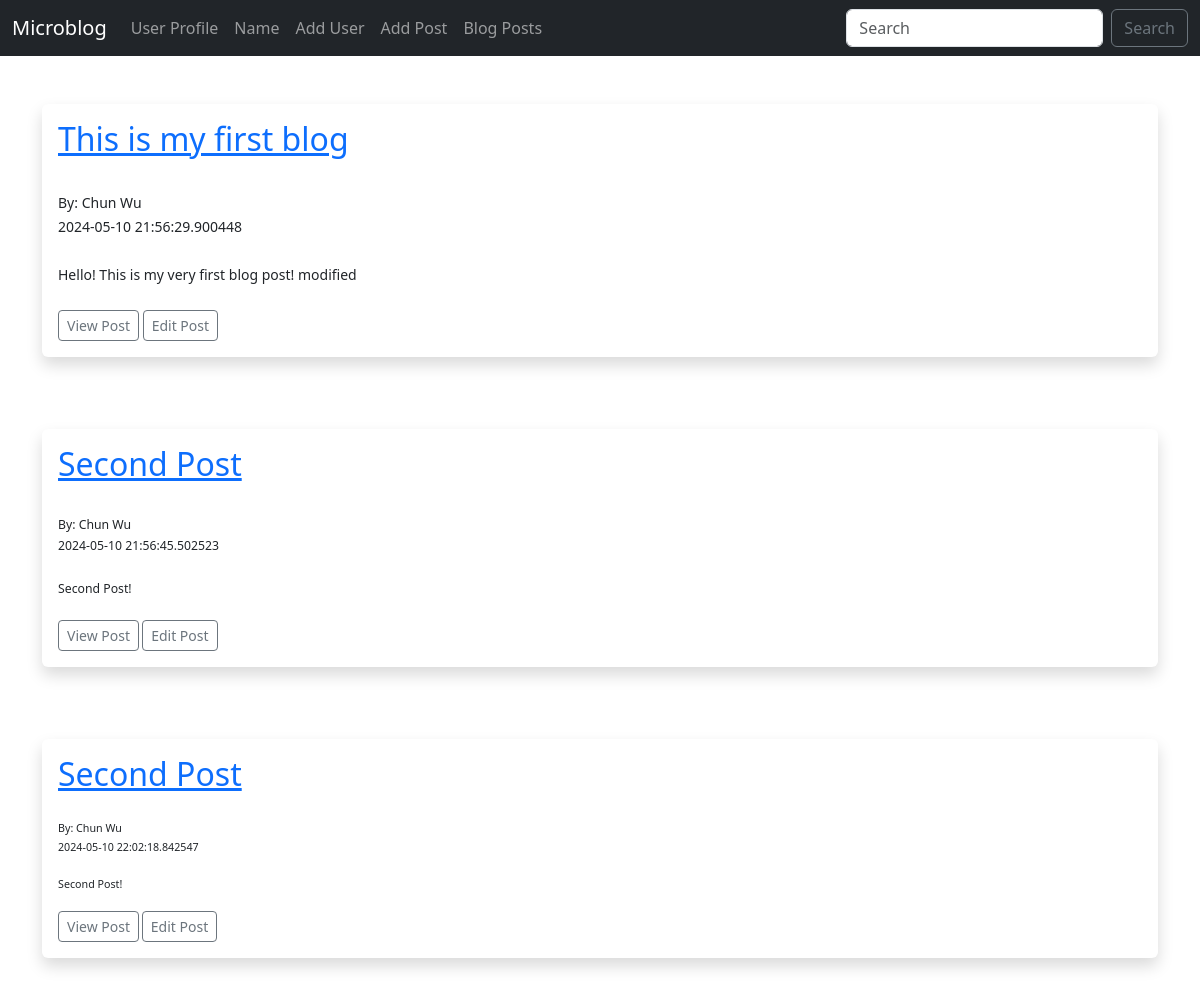
The page /posts on the database its author committed.
### app/models.py (models this page shows)
class Post(db.Model):
    id = db.Column(db.Integer, primary_key=True)
    title = db.Column(db.String(255))
    content = db.Column(db.Text)
    author = db.Column(db.String(255))
    date_posted = db.Column(db.DateTime, default=datetime.utcnow)
    slug = db.Column(db.String(255))

### app/routes.py (the view)
@app.route("/posts", methods=["GET"])
def posts():
    posts = Post.query.order_by(Post.date_posted)
    return render_template("posts.html", posts=posts)

### app/templates/posts.html (shortened to what this page needs)
{% extends "base.html" %}
{% block content %}
<br />
{% for post in posts %}
<div class="shadow p-3 mb-5 bg-body rounded">
    <h2><a href="{{ url_for('post', id=post.id)}}">{{ post.title }}</a></h2><br />
    <small>By: {{ post.author }}<br/>
    {{ post.date_posted }}<br /><br />
    {{ post.content }}<br /><br />
    <a href="{{ url_for('post', id=post.id)}}" class="btn btn-outline-secondary btn-sm">View Post</a>
    <a href="{{ url_for('edit_post', id=post.id)}}" class="btn btn-outline-secondary btn-sm">Edit Post</a>
</div>
<br />
{% endfor%}
{% endblock %}

### app/templates/base.html (shortened to what this page needs)
<!DOCTYPE html>
<html lang="en">
<head>
    <link href="https://cdn.jsdelivr.net/npm/bootstrap@5.3.3/dist/css/bootstrap.min.css" rel="stylesheet"
>
    <link href="{{ url_for('static',filename='css/style.css') }}" rel="stylesheet">
</head>
<body>
    {% include 'navbar.html' %}
    <br />
    <div class="container">
        {% block content %}{% endblock %}
    </div>
</body>
</html>

### app/templates/navbar.html (shortened to what this page needs)
<nav class="navbar navbar-expand-lg navbar-dark bg-dark">
    <div class="container-fluid">
        <a class="navbar-brand" href="{{ url_for('index') }}">Microblog</a>
        <div class="collapse navbar-collapse" id="navbarSupportedContent">
            <ul class="navbar-nav me-auto mb-2 mb-lg-0">
                <li class="nav-item">
                    <a class="nav-link" href="{{ url_for('user', name='Chun Wu') }}">User Profile</a>
                </li>
                <li class="nav-item">
                    <a class="nav-link" href="{{ url_for('name') }}">Name</a>
                </li>
                <li class="nav-item">
                    <a class="nav-link" href="{{ url_for('add_user') }}">Add User</a>
                </li>
                <li class="nav-item">
                    <a class="nav-link" href="{{ url_for('add_post') }}">Add Post</a>
                </li>
                <li class="nav-item">
                    <a class="nav-link" href="{{ url_for('posts') }}">Blog Posts</a>
                </li>
            </ul>
            <form class="d-flex" role="search">
                <input class="form-control me-2" type="search" placeholder="Search" aria-label="Search">
                <button class="btn btn-outline-secondary" type="submit">Search</button>
            </form>
        </div>
    </div>
</nav>

### rows shown on the page
Post: title "This is my first blog", author "Chun Wu", date_posted "2024-05-10 21:56:29.900448", content "Hello! This is my very first blog post! modified"
Post: title "Second Post", author "Chun Wu", date_posted "2024-05-10 21:56:45.502523", content "Second Post!"
Post: title "Second Post", author "Chun Wu", date_posted "2024-05-10 22:02:18.842547", content "Second Post!"
